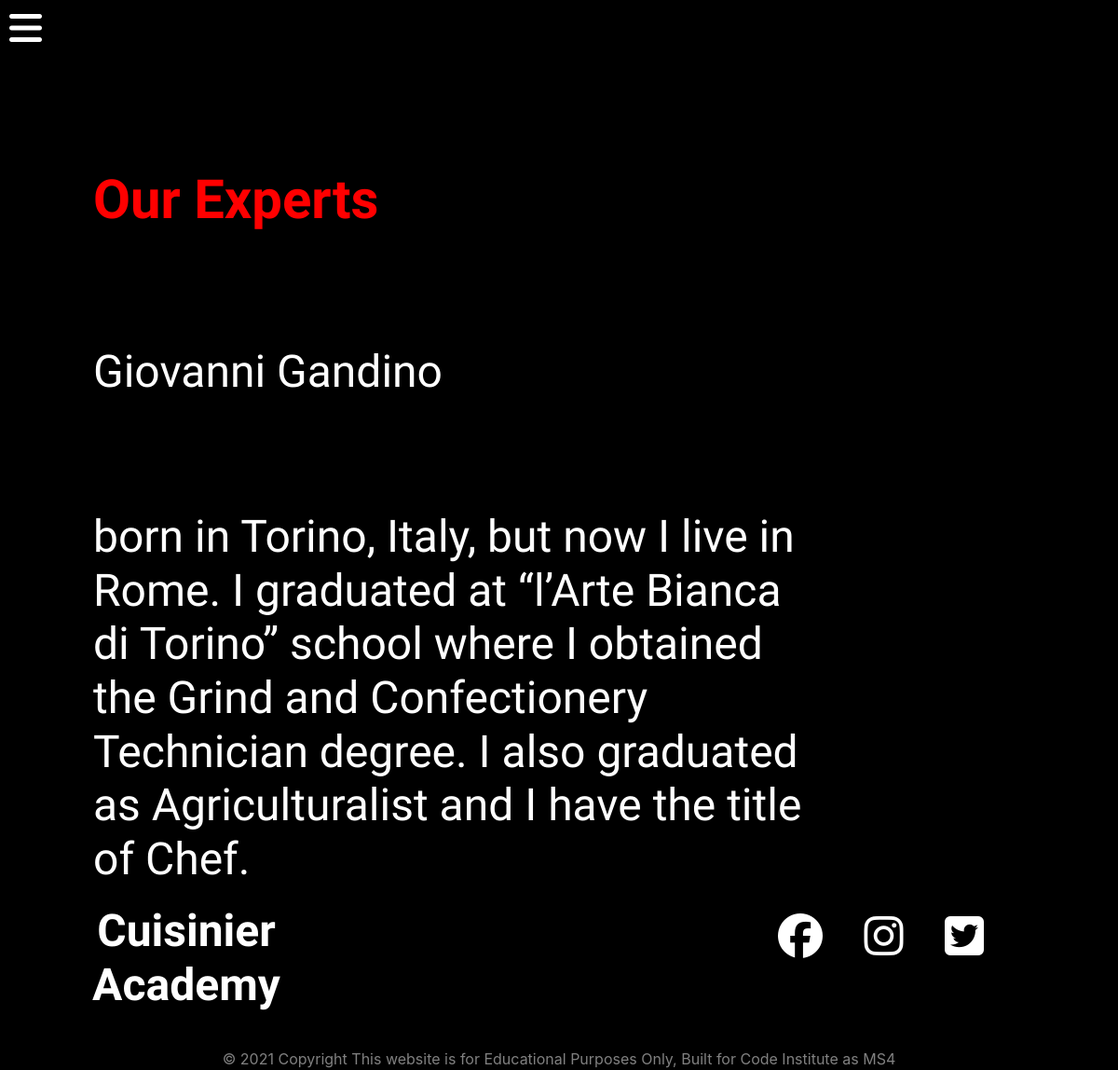
/experts/, run on an earlier commit of the app's database.
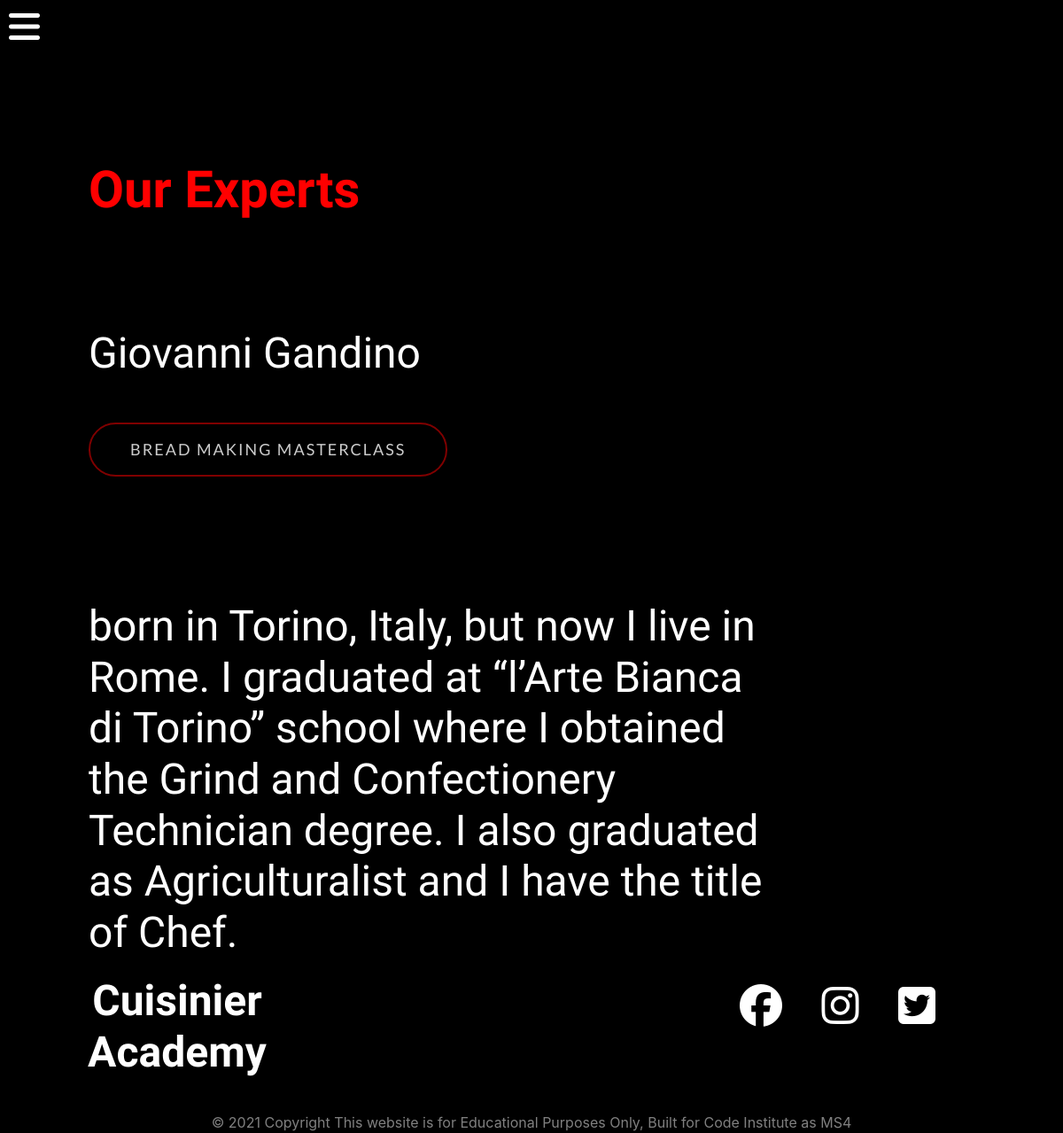
And on a later commit of the database.
### experts/models.py (models this page shows, shortened)
class Expert(models.Model):
    name = models.CharField(max_length=100)
    about = models.TextField(blank=True)
    profile_image = models.ImageField(null=True, blank=True)
    facbook_link = models.CharField(default='www.facebook.com', max_length=200)
    twitter_link = models.CharField(default='www.twitter.com', max_length=200)

### workshops/models.py (models this page shows)
class Workshop(models.Model):
    title = models.CharField(max_length=100)
    sub_title = models.CharField(max_length=200)
    description = models.TextField(blank=True)
    expert = models.ForeignKey(Expert,default=None, on_delete=models.DO_NOTHING)
    main_img = models.ImageField(null=True, blank=True) # upload file path
    image_1 = models.ImageField(null=True, blank=True)
    image_2 = models.ImageField(null=True, blank=True)
    image_3 = models.ImageField(null=True, blank=True)
    agenda_day_1 = models.TextField(null=True, blank=True)
    agenda_day_2 = models.TextField(null=True, blank=True)
    agenda_day_3 = models.TextField(null=True, blank=True)
    price = models.DecimalField(null=True, max_digits=6, decimal_places=2, blank=True)
    date = models.DateTimeField(default=datetime.now, blank=True)
    location = models.CharField(null=True, max_length=200)
    is_published = models.BooleanField(default=True)
    def __str__(self):
        return self.title

### experts/views.py (the view)
# urls.py: path('experts/', include('experts.urls')),
def experts(request):
    experts = Expert.objects.all()
    for expert in experts:
        workshop = list(Workshop.objects.filter(expert=expert))
    context = {
        'experts': experts,
        'workshop': workshop
    }
    return render(request, 'experts/experts.html', context)

### experts/templates/experts/experts.html
{% extends "base.html" %}
{% load static %}
{% block content %}
            <h1 class="header-titile"> <span> Our Experts</span></h1>
    {% if experts %}
        {% for expert in experts %}
        <h2 class="header-titile">{{ expert.name }}</h2>
        {% for w in workshop %}
        <a href="{% url 'workshop' w.id %}" class="btn btn-header">{{ w }}</a>
        {% endfor %}
        <h2 class="header-titile">{{ expert.about }}</h2>
        {% endfor %}
    {% endif %}
{% endblock %}

### templates/base.html (shortened to what this page needs)
{% load static %}
<!doctype html>
<html lang="en">
<head>
    <link rel="stylesheet" href="https://stackpath.bootstrapcdn.com/bootstrap/4.4.1/css/bootstrap.min.css"
>
    <link rel="stylesheet" href="{% static 'css/base.css' %}">
</head>
<body>
    <div class="sticky-top ">
    <span style="font-size:30px;cursor:pointer" onclick="openNav()"><i class="fas fa-bars navbaricon"></i></span>
    </div>
    {% block content %}
    {% endblock %}
    <footer class="container-fluid">
        <div class="row justify-content-between">
            <div class="col-lg-4 col-sm-12">
                <h5 class="footer-header text-center">Cuisinier Academy</h5>
            </div>
            <div class="col-lg-4 col-sm-12">
                    <a class="footer-social-icon" href="https://www.facebook.com" target="_blank"><i
                                class="fab fa-facebook"></i></a>
                    <a class="footer-social-icon" href="https://www.instagram.com/" target="_blank"><i
                                class="fab fa-instagram"></i></a>
                    <a class="footer-social-icon" href="https://www.twitter.com" target="_blank"><i
                                class="fab fa-twitter-square"></i></a>
            </div>
        </div>
        <div class="Copyright text-center">
            © 2021 Copyright This website is for Educational Purposes Only, Built for Code Institute as MS4
        </div>
    </footer>
</body>
</html>

### static/css/base.css (style rules this page uses)
body { background-color: black; }
.navbaricon { color: white; font-size: 40px; padding: 10px; }
.header-titile { margin: 120px 330px 20px 100px; color: white; font-size: 48px; font-family: 'flamenco', sans-serif; justify-content: left; }
.header-titile span { color: red; font-size: 58px; font-weight: bold; }
.btn-header { margin: 30px 20px 20px 100px ; color: rgba(255, 255, 255, 0.8) ; border: 2px solid; border-color: rgba(255, 0, 0, 0.5); border-radius: 300px; letter-spacing: 2px; text-transform: uppercase; font-size: 18px; font-family: 'Lato', sans-serif; padding: 15px 45px; }
.footer-header { color: white; font-size: 48px; font-weight: bold; font-family: 'flamenco', sans-serif; justify-content: left; }
.footer-social-icon { color: white; font-size: 48px; font-weight: bold; font-family: 'flamenco', sans-serif; justify-content: left; padding: 20px; }
.Copyright { margin-top: 30px; color: gray; }

What changed in the data, as far as the page shows it:
changed Expert "Giovanni Gandino": gains Workshop (title "BREAD MAKING MASTERCLASS")
